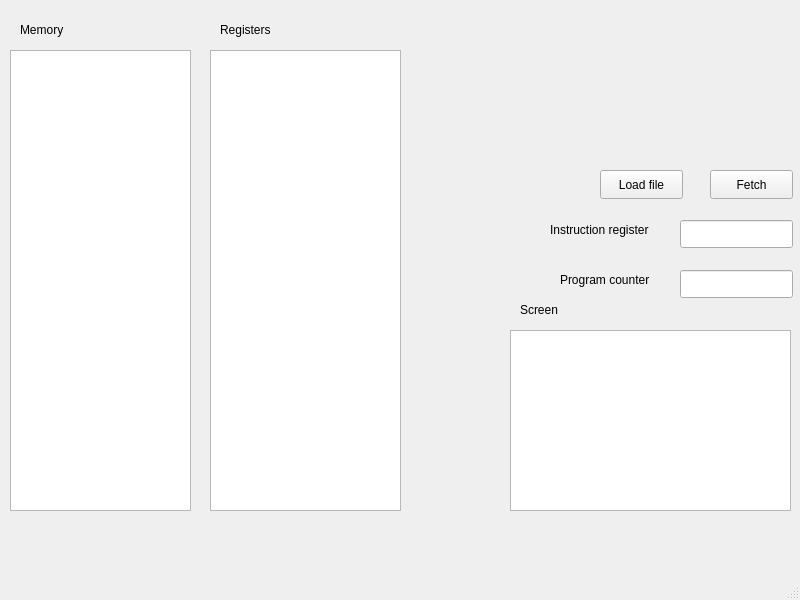
<?xml version="1.0" encoding="UTF-8"?>
<ui version="4.0">
 <class>voleMachine</class>
 <widget class="QMainWindow" name="voleMachine">
  <property name="geometry">
   <rect>
    <x>0</x>
    <y>0</y>
    <width>800</width>
    <height>600</height>
   </rect>
  </property>
  <property name="windowTitle">
   <string>voleMachine</string>
  </property>
  <widget class="QWidget" name="centralwidget">
   <widget class="QTextEdit" name="memory_field">
    <property name="enabled">
     <bool>true</bool>
    </property>
    <property name="geometry">
     <rect>
      <x>10</x>
      <y>50</y>
      <width>181</width>
      <height>461</height>
     </rect>
    </property>
    <property name="readOnly">
     <bool>true</bool>
    </property>
   </widget>
   <widget class="QTextEdit" name="reg_field">
    <property name="enabled">
     <bool>true</bool>
    </property>
    <property name="geometry">
     <rect>
      <x>210</x>
      <y>50</y>
      <width>191</width>
      <height>461</height>
     </rect>
    </property>
    <property name="readOnly">
     <bool>true</bool>
    </property>
   </widget>
   <widget class="QLabel" name="label">
    <property name="geometry">
     <rect>
      <x>20</x>
      <y>20</y>
      <width>63</width>
      <height>20</height>
     </rect>
    </property>
    <property name="text">
     <string>Memory</string>
    </property>
   </widget>
   <widget class="QLabel" name="label_2">
    <property name="geometry">
     <rect>
      <x>220</x>
      <y>20</y>
      <width>71</width>
      <height>20</height>
     </rect>
    </property>
    <property name="text">
     <string>Registers</string>
    </property>
   </widget>
   <widget class="QPushButton" name="fetch_button">
    <property name="geometry">
     <rect>
      <x>710</x>
      <y>170</y>
      <width>83</width>
      <height>29</height>
     </rect>
    </property>
    <property name="text">
     <string>Fetch</string>
    </property>
   </widget>
   <widget class="QPushButton" name="load_button">
    <property name="geometry">
     <rect>
      <x>600</x>
      <y>170</y>
      <width>83</width>
      <height>29</height>
     </rect>
    </property>
    <property name="text">
     <string>Load file</string>
    </property>
   </widget>
   <widget class="QTextEdit" name="screen">
    <property name="enabled">
     <bool>true</bool>
    </property>
    <property name="geometry">
     <rect>
      <x>510</x>
      <y>330</y>
      <width>281</width>
      <height>181</height>
     </rect>
    </property>
    <property name="readOnly">
     <bool>true</bool>
    </property>
   </widget>
   <widget class="QLabel" name="label_3">
    <property name="geometry">
     <rect>
      <x>520</x>
      <y>300</y>
      <width>63</width>
      <height>20</height>
     </rect>
    </property>
    <property name="text">
     <string>Screen</string>
    </property>
   </widget>
   <widget class="QLineEdit" name="pc">
    <property name="geometry">
     <rect>
      <x>680</x>
      <y>270</y>
      <width>113</width>
      <height>28</height>
     </rect>
    </property>
    <property name="alignment">
     <set>Qt::AlignCenter</set>
    </property>
    <property name="readOnly">
     <bool>true</bool>
    </property>
   </widget>
   <widget class="QLineEdit" name="ir">
    <property name="geometry">
     <rect>
      <x>680</x>
      <y>220</y>
      <width>113</width>
      <height>28</height>
     </rect>
    </property>
    <property name="alignment">
     <set>Qt::AlignCenter</set>
    </property>
    <property name="readOnly">
     <bool>true</bool>
    </property>
   </widget>
   <widget class="QLabel" name="label_4">
    <property name="geometry">
     <rect>
      <x>550</x>
      <y>220</y>
      <width>131</width>
      <height>20</height>
     </rect>
    </property>
    <property name="text">
     <string>Instruction register</string>
    </property>
   </widget>
   <widget class="QLabel" name="label_5">
    <property name="geometry">
     <rect>
      <x>560</x>
      <y>270</y>
      <width>121</width>
      <height>20</height>
     </rect>
    </property>
    <property name="text">
     <string>Program counter</string>
    </property>
   </widget>
  </widget>
  <widget class="QMenuBar" name="menubar">
   <property name="geometry">
    <rect>
     <x>0</x>
     <y>0</y>
     <width>800</width>
     <height>25</height>
    </rect>
   </property>
  </widget>
  <widget class="QStatusBar" name="statusbar"/>
 </widget>
 <resources/>
 <connections/>
</ui>
